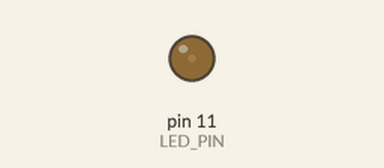
Bench run of a sketch on a simulated Arduino Uno, built with avr-gcc and run on an emulated ATmega328P. On the bench: output pins drawn as LEDs (lit = HIGH).

Above: at 0.05 s.
At 0.25 s:
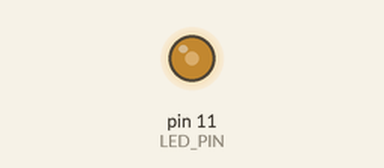
At 0.45 s:
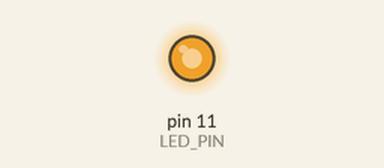
At 0.9 s:
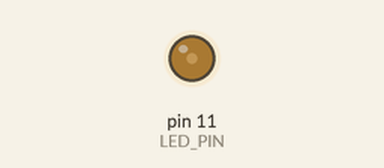
Timing chart, 0 to 3.0 s (numbered marks = the images above):
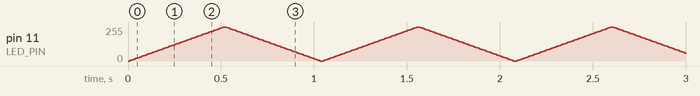

The sketch:

Task_1.0.2.ino
```cpp
const int LED_PIN = 11;
const int time = 10;
void setup(){
  pinMode(LED_PIN, OUTPUT);
}

void loop()
{
  for(int brightness=0; brightness <= 255; brightness +=5){
      analogWrite(LED_PIN, brightness);
  		delay(time);
  }

   for(int brightness=255; brightness >= 0; brightness -=5){
      analogWrite(LED_PIN, brightness);
  		delay(time);
   }
}
```
